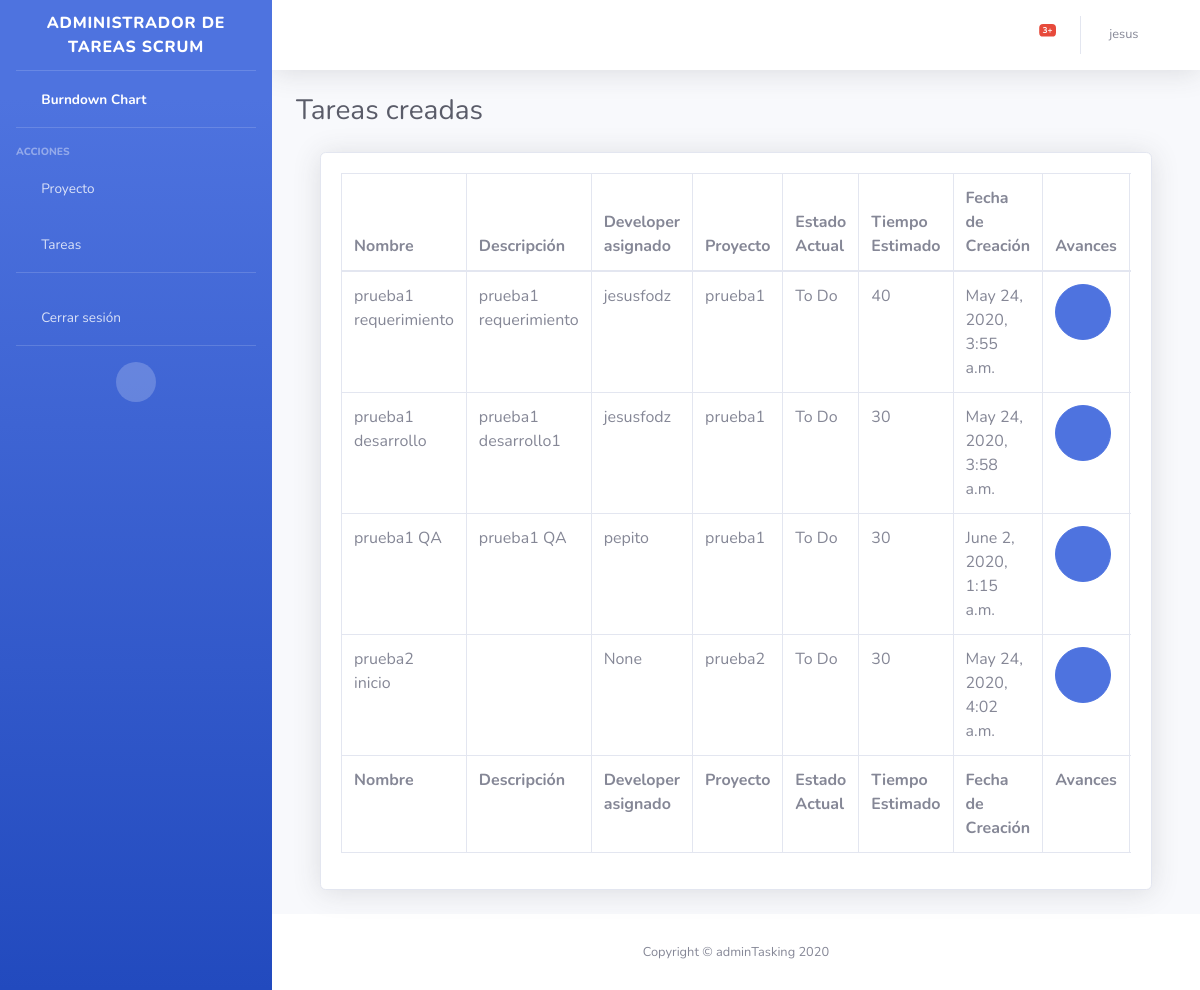
/list-tareas-creadas/ (signed in), run on the app's committed database.
### app/models.py (models this page shows, shortened)
class Tarea(models.Model):
    nombre = models.CharField(max_length=200, null=False)
    descripcion = models.TextField(null=True)
    tiempoEstimado = models.IntegerField(null=True)
    fechaCreacion = models.DateTimeField(auto_now_add=True)
    developer =models.ForeignKey(User,
                  related_name='developer',
                  null=True,
                  on_delete=models.PROTECT)
    proyecto =models.ForeignKey(Proyecto,
                  related_name='proyecto',
                  null=False,
                  on_delete=models.PROTECT)
    estadoActual =models.ForeignKey(Estado,
                  related_name='estadoActual',
                  null=False,
                  on_delete=models.PROTECT)
    class Meta:
        app_label = 'app'

class Proyecto(models.Model):
    nombre = models.CharField(max_length=45, null=False)
    descripcion = models.CharField(max_length=45, null=True)
    productOwner =models.ForeignKey(User,
                  related_name='productOwner',
                  null=False,
                  on_delete=models.PROTECT)
    def __str__(self):
        return self.nombre
    class Meta:
        app_label = 'app'

class Estado(models.Model):
    nombre = models.CharField(max_length=45, null=False)
    def __str__(self):
        return self.nombre
    class Meta:
        app_label = 'app'

### app/views.py (the view)
# urls.py: path('list-tareas-creadas/', views.list_tareas_creadas, name='list_tareas_creadas'),
@login_required
def list_tareas_creadas(request):
    productOwner=User.objects.get(id=request.user.id)
    lista_proyectos=Proyecto.objects.filter( productOwner=productOwner)
    lista_tareas=Tarea.objects.filter( proyecto__in=[p.id for p in lista_proyectos])
    contexto = {
        'lista_tareas': lista_tareas
    }
    return render(request, "app/tareas_creadas.html",contexto)

### app/templates/app/tareas_creadas.html (shortened to what this page needs)
{% extends "app/base.html" %}
{% load static %}
{% block contenido %}
<div class="d-sm-flex align-items-center justify-content-between mb-4">
    <h1 class="h3 mb-0 text-gray-800">Tareas creadas</h1>
</div>
<div class="container-fluid">
    <div class="card shadow mb-4">
        <div class="card-body">
            <div class="table-responsive">
                <table class="table table-bordered" id="dataTable" width="100%" cellspacing="0">
                    <thead>
                        <tr>
                            <th>Nombre</th>
                            <th>Descripción</th>
                            <th>Developer asignado</th>
                            <th>Proyecto</th>
                            <th>Estado Actual</th>
                            <th>Tiempo Estimado</th>
                            <th>Fecha de Creación</th>
                            <th>Avances</th>
                        </tr>
                    </thead>
                    <tfoot>
                        <tr>
                            <th>Nombre</th>
                            <th>Descripción</th>
                            <th>Developer asignado</th>
                            <th>Proyecto</th>
                            <th>Estado Actual</th>
                            <th>Tiempo Estimado</th>
                            <th>Fecha de Creación</th>
                            <th>Avances</th>
                        </tr>
                    </tfoot>
                    <tbody>
                        {% for tarea in lista_tareas %}
                        <tr>
                            <td>{{ tarea.nombre }}</td>
                            <td>{{ tarea.descripcion }}</td>
                            <td>{{ tarea.developer }}</td>
                            <td>{{ tarea.proyecto }}</td>
                            <td>{{ tarea.estadoActual }}</td>
                            <td>{{ tarea.tiempoEstimado }}</td>
                            <td>{{ tarea.fechaCreacion }}</td>
                            <td>
                                <form class="user" action="" method="post">
                                    <button class="btn btn-primary btn-circle btn-lg" type="submit"><i
                                            class="fas fa-info-circle"></i>
                                    </button>
                                </form>
                            </td>
                        </tr>
                        {% endfor %}
                    </tbody>
                </table>
            </div>
        </div>
    </div>
</div>
{% endblock %}

### app/templates/app/base.html (shortened to what this page needs)
{% load static %}
<!DOCTYPE html>
<html lang="en">
<head>
    <link href="{% static 'app/vendor/fontawesome-free/css/all.min.css' %}" rel="stylesheet" type="text/css">
    <link href="{% static 'app/css/sb-admin-2.min.css' %}" rel="stylesheet">
</head>
<body id="page-top">
    <div id="wrapper">
        <ul class="navbar-nav bg-gradient-primary sidebar sidebar-dark accordion" id="accordionSidebar">
            <a class="sidebar-brand d-flex align-items-center justify-content-center" href="{% url 'app:index' %}">
                <div class="sidebar-brand-text mx-3">Administrador de tareas Scrum</div>
            </a>
            <hr class="sidebar-divider my-0">
            <li class="nav-item active">
                <a class="nav-link" href="{% url 'app:index' %}">
                    <i class="fas fa-fw fa-chart-area"></i>
                    <span>Burndown Chart</span></a>
            </li>
            <hr class="sidebar-divider">
            <div class="sidebar-heading">
                Acciones
            </div>
            <li class="nav-item">
                <a class="nav-link collapsed" href="#" data-toggle="collapse" data-target="#collapseTwo"
                    aria-expanded="true" aria-controls="collapseTwo">
                    <i class="fas fa-fw fa-drafting-compass"></i>
                    <span>Proyecto</span>
                </a>
            </li>
            <li class="nav-item">
                <a class="nav-link collapsed" href="#" data-toggle="collapse" data-target="#collapseUtilities"
                    aria-expanded="true" aria-controls="collapseUtilities">
                    <i class="fas fa-fw fa-clipboard-list"></i>
                    <span>Tareas</span>
                </a>
            </li>
            <hr class="sidebar-divider">
            <li class="nav-item">
                <a class="nav-link" href="#" data-toggle="modal" data-target="#logoutModal">
                    <i class="fas fa-fw fa-sign-out-alt"></i>
                    <span>Cerrar sesión</span></a>
            </li>
            <hr class="sidebar-divider d-none d-md-block">
            <div class="text-center d-none d-md-inline">
                <button class="rounded-circle border-0" id="sidebarToggle"></button>
            </div>
        </ul>
        <div id="content-wrapper" class="d-flex flex-column">
            <div id="content">
                <nav class="navbar navbar-expand navbar-light bg-white topbar mb-4 static-top shadow">
                    <ul class="navbar-nav ml-auto">
                        <li class="nav-item dropdown no-arrow mx-1">
                            <a class="nav-link dropdown-toggle" href="#" id="alertsDropdown" role="button"
                                data-toggle="dropdown" aria-haspopup="true" aria-expanded="false">
                                <i class="fas fa-bell fa-fw"></i>
                                <span class="badge badge-danger badge-counter">3+</span>
                            </a>
                        </li>
                        <li class="nav-item dropdown no-arrow">
                            <a class="nav-link dropdown-toggle " href="#" id="userDropdown" role="button"
                                data-toggle="dropdown" aria-haspopup="true" aria-expanded="false">
                                <span class="mr-2 d-none d-lg-inline text-gray-600 small">{{ request.user.first_name }}
                                </span>
                                <div class="fas fa-user fa-sm fa-fw mr-2 text-gray-400"></div>
                            </a>
                        </li>
                    </ul>
                </nav>
                <div class="container-fluid">
                    {% block contenido %} {% endblock %}
                </div>
            </div>
            <footer class="sticky-footer bg-white">
                <div class="container my-auto">
                    <div class="copyright text-center my-auto">
                        <span>Copyright &copy; adminTasking 2020</span>
                    </div>
                </div>
            </footer>
        </div>
    </div>
</body>
</html>

### data on the page
Tarea: nombre "prueba1 requerimiento", descripcion "prueba1 requerimiento", developer "jesusfodz", proyecto "prueba1", estadoActual "To Do", tiempoEstimado "40", fechaCreacion "May 24, 2020, 3:55 a.m."
Tarea: nombre "prueba1 desarrollo", descripcion "prueba1 desarrollo1", developer "jesusfodz", proyecto "prueba1", estadoActual "To Do", tiempoEstimado "30", fechaCreacion "May 24, 2020, 3:58 a.m."
Tarea: nombre "prueba1 QA", descripcion "prueba1 QA", developer "pepito", proyecto "prueba1", estadoActual "To Do", tiempoEstimado "30", fechaCreacion "June 2, 2020, 1:15 a.m."
Tarea: nombre "prueba2 inicio", developer "None", proyecto "prueba2", estadoActual "To Do", tiempoEstimado "30", fechaCreacion "May 24, 2020, 4:02 a.m."

### other printed values
{{ request.user.first_name }} "jesus"
